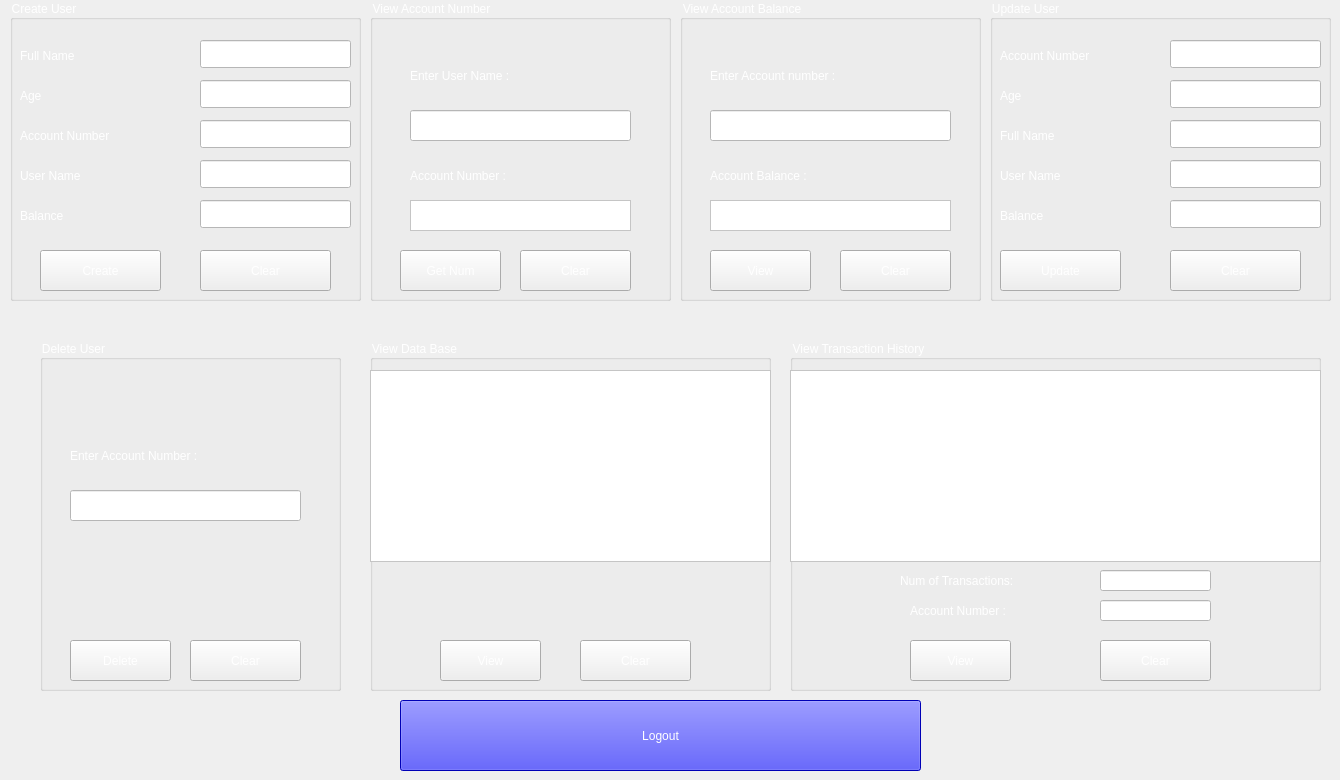
    <widget class="QWidget" name="AdminTab">
     <attribute name="title">
      <string>Admin </string>
     </attribute>
     <widget class="QPushButton" name="LogoutPb">
      <property name="geometry">
       <rect>
        <x>400</x>
        <y>700</y>
        <width>521</width>
        <height>71</height>
       </rect>
      </property>
      <property name="styleSheet">
       <string notr="true">color: rgb(255, 255, 255);
background-color: rgb(0, 0, 255);</string>
      </property>
      <property name="text">
       <string>Logout</string>
      </property>
     </widget>
     <widget class="QGroupBox" name="groupBox">
      <property name="geometry">
       <rect>
        <x>10</x>
        <y>0</y>
        <width>351</width>
        <height>301</height>
       </rect>
      </property>
      <property name="styleSheet">
       <string notr="true">font: 12pt &quot;Segoe UI&quot;;
color: rgb(255, 255, 255);</string>
      </property>
      <property name="title">
       <string>Create User</string>
      </property>
      <widget class="QLabel" name="label_3">
       <property name="geometry">
        <rect>
         <x>10</x>
         <y>80</y>
         <width>161</width>
         <height>31</height>
        </rect>
       </property>
       <property name="styleSheet">
        <string notr="true">font: 700 12pt &quot;Segoe UI&quot;;
color: rgb(255, 255, 255);</string>
       </property>
       <property name="text">
        <string>Age</string>
       </property>
      </widget>
      <widget class="QLineEdit" name="BalanceLe">
       <property name="geometry">
        <rect>
         <x>190</x>
         <y>200</y>
         <width>151</width>
         <height>28</height>
        </rect>
       </property>
       <property name="styleSheet">
        <string notr="true">background-color: rgb(255, 255, 255);
color: rgb(0, 0, 0);</string>
       </property>
      </widget>
      <widget class="QPushButton" name="CreatePb_2">
       <property name="geometry">
        <rect>
         <x>30</x>
         <y>250</y>
         <width>121</width>
         <height>41</height>
        </rect>
       </property>
       <property name="styleSheet">
        <string notr="true">color: rgb(255, 255, 255);</string>
       </property>
       <property name="text">
        <string>Create</string>
       </property>
      </widget>
      <widget class="QLineEdit" name="fullNameLe">
       <property name="geometry">
        <rect>
         <x>190</x>
         <y>40</y>
         <width>151</width>
         <height>28</height>
        </rect>
       </property>
       <property name="styleSheet">
        <string notr="true">background-color: rgb(255, 255, 255);
color: rgb(0, 0, 0);</string>
       </property>
      </widget>
      <widget class="QLabel" name="label_8">
       <property name="geometry">
        <rect>
         <x>10</x>
         <y>160</y>
         <width>161</width>
         <height>31</height>
        </rect>
       </property>
       <property name="styleSheet">
        <string notr="true">font: 700 12pt &quot;Segoe UI&quot;;
color: rgb(255, 255, 255);</string>
       </property>
       <property name="text">
        <string>User Name</string>
       </property>
      </widget>
      <widget class="QLabel" name="label_9">
       <property name="geometry">
        <rect>
         <x>10</x>
         <y>200</y>
         <width>161</width>
         <height>31</height>
        </rect>
       </property>
       <property name="styleSheet">
        <string notr="true">font: 700 12pt &quot;Segoe UI&quot;;
color: rgb(255, 255, 255);</string>
       </property>
       <property name="text">
        <string>Balance</string>
       </property>
      </widget>
      <widget class="QPushButton" name="pushButton_3">
       <property name="geometry">
        <rect>
         <x>190</x>
         <y>250</y>
         <width>131</width>
         <height>41</height>
        </rect>
       </property>
       <property name="styleSheet">
        <string notr="true">color: rgb(255, 255, 255);</string>
       </property>
       <property name="text">
        <string>Clear</string>
       </property>
      </widget>
      <widget class="QLabel" name="label_5">
       <property name="geometry">
        <rect>
         <x>10</x>
         <y>40</y>
         <width>161</width>
         <height>31</height>
        </rect>
       </property>
       <property name="styleSheet">
        <string notr="true">font: 700 12pt &quot;Segoe UI&quot;;
color: rgb(255, 255, 255);</string>
       </property>
       <property name="text">
        <string>Full Name</string>
       </property>
      </widget>
      <widget class="QLabel" name="label_7">
       <property name="geometry">
        <rect>
         <x>10</x>
         <y>120</y>
         <width>161</width>
         <height>31</height>
        </rect>
       </property>
       <property name="styleSheet">
        <string notr="true">font: 700 12pt &quot;Segoe UI&quot;;
color: rgb(255, 255, 255);</string>
       </property>
       <property name="text">
        <string>Account Number</string>
       </property>
      </widget>
      <widget class="QLineEdit" name="ageLe">
       <property name="geometry">
        <rect>
         <x>190</x>
         <y>80</y>
         <width>151</width>
         <height>28</height>
        </rect>
       </property>
       <property name="styleSheet">
        <string notr="true">background-color: rgb(255, 255, 255);
color: rgb(0, 0, 0);</string>
       </property>
      </widget>
      <widget class="QLineEdit" name="userNameLe">
       <property name="geometry">
        <rect>
         <x>190</x>
         <y>160</y>
         <width>151</width>
         <height>28</height>
        </rect>
       </property>
       <property name="styleSheet">
        <string notr="true">background-color: rgb(255, 255, 255);
color: rgb(0, 0, 0);</string>
       </property>
      </widget>
      <widget class="QLineEdit" name="accountNmLe">
       <property name="geometry">
        <rect>
         <x>190</x>
         <y>120</y>
         <width>151</width>
         <height>28</height>
        </rect>
       </property>
       <property name="styleSheet">
        <string notr="true">background-color: rgb(255, 255, 255);
color: rgb(0, 0, 0);</string>
       </property>
      </widget>
     </widget>
     <widget class="QGroupBox" name="viewdb">
      <property name="geometry">
       <rect>
        <x>370</x>
        <y>340</y>
        <width>401</width>
        <height>351</height>
       </rect>
      </property>
      <property name="styleSheet">
       <string notr="true">font: 12pt &quot;Segoe UI&quot;;
color: rgb(255, 255, 255);
border-color: rgb(255, 0, 255);</string>
      </property>
      <property name="title">
       <string>View Data Base</string>
      </property>
      <widget class="QPushButton" name="viewdbPb">
       <property name="geometry">
        <rect>
         <x>70</x>
         <y>300</y>
         <width>101</width>
         <height>41</height>
        </rect>
       </property>
       <property name="styleSheet">
        <string notr="true">color: rgb(255, 255, 255);</string>
       </property>
       <property name="text">
        <string>View</string>
       </property>
      </widget>
      <widget class="QPushButton" name="pushButton_4">
       <property name="geometry">
        <rect>
         <x>210</x>
         <y>300</y>
         <width>111</width>
         <height>41</height>
        </rect>
       </property>
       <property name="styleSheet">
        <string notr="true">color: rgb(255, 255, 255);</string>
       </property>
       <property name="text">
        <string>Clear</string>
       </property>
      </widget>
      <widget class="QTableWidget" name="tableWidget_3">
       <property name="geometry">
        <rect>
         <x>0</x>
         <y>30</y>
         <width>401</width>
         <height>192</height>
        </rect>
       </property>
       <property name="styleSheet">
        <string notr="true">background-color: rgb(255, 255, 255);
color: rgb(0, 0, 0);</string>
       </property>
       <property name="verticalScrollMode">
        <enum>QAbstractItemView::ScrollPerPixel</enum>
       </property>
       <property name="horizontalScrollMode">
        <enum>QAbstractItemView::ScrollPerPixel</enum>
       </property>
      </widget>
     </widget>
     <widget class="QGroupBox" name="groupBox_2">
      <property name="geometry">
       <rect>
        <x>40</x>
        <y>340</y>
        <width>301</width>
        <height>351</height>
       </rect>
      </property>
      <property name="styleSheet">
       <string notr="true">font: 12pt &quot;Segoe UI&quot;;
color: rgb(255, 255, 255);
border-color: rgb(255, 0, 255);</string>
      </property>
      <property name="title">
       <string>Delete User</string>
      </property>
      <widget class="QLineEdit" name="DeleteLe">
       <property name="geometry">
        <rect>
         <x>30</x>
         <y>150</y>
         <width>231</width>
         <height>31</height>
        </rect>
       </property>
       <property name="styleSheet">
        <string notr="true">background-color: rgb(255, 255, 255);
color: rgb(0, 0, 0);</string>
       </property>
      </widget>
      <widget class="QLabel" name="label_6">
       <property name="geometry">
        <rect>
         <x>30</x>
         <y>100</y>
         <width>241</width>
         <height>31</height>
        </rect>
       </property>
       <property name="styleSheet">
        <string notr="true">font: 700 12pt &quot;Segoe UI&quot;;
color: rgb(255, 255, 255);</string>
       </property>
       <property name="text">
        <string>Enter Account Number :</string>
       </property>
      </widget>
      <widget class="QPushButton" name="Deletepb">
       <property name="geometry">
        <rect>
         <x>30</x>
         <y>300</y>
         <width>101</width>
         <height>41</height>
        </rect>
       </property>
       <property name="styleSheet">
        <string notr="true">color: rgb(255, 255, 255);</string>
       </property>
       <property name="text">
        <string>Delete</string>
       </property>
      </widget>
      <widget class="QPushButton" name="pushButton_5">
       <property name="geometry">
        <rect>
         <x>150</x>
         <y>300</y>
         <width>111</width>
         <height>41</height>
        </rect>
       </property>
       <property name="styleSheet">
        <string notr="true">color: rgb(255, 255, 255);</string>
       </property>
       <property name="text">
        <string>Clear</string>
       </property>
      </widget>
     </widget>
     <widget class="QGroupBox" name="groupBox_3">
      <property name="geometry">
       <rect>
        <x>990</x>
        <y>0</y>
        <width>341</width>
        <height>301</height>
       </rect>
      </property>
      <property name="styleSheet">
       <string notr="true">font: 12pt &quot;Segoe UI&quot;;
color: rgb(255, 255, 255);
border-color: rgb(255, 255, 255);</string>
      </property>
      <property name="title">
       <string>Update User</string>
      </property>
      <widget class="QLineEdit" name="updateBalanceLe">
       <property name="geometry">
        <rect>
         <x>180</x>
         <y>200</y>
         <width>151</width>
         <height>28</height>
        </rect>
       </property>
       <property name="styleSheet">
        <string notr="true">background-color: rgb(255, 255, 255);
color: rgb(0, 0, 0);</string>
       </property>
      </widget>
      <widget class="QPushButton" name="updatePb">
       <property name="geometry">
        <rect>
         <x>10</x>
         <y>250</y>
         <width>121</width>
         <height>41</height>
        </rect>
       </property>
       <property name="styleSheet">
        <string notr="true">color: rgb(255, 255, 255);</string>
       </property>
       <property name="text">
        <string>Update</string>
       </property>
      </widget>
      <widget class="QLineEdit" name="updateaccnumLe">
       <property name="geometry">
        <rect>
         <x>180</x>
         <y>40</y>
         <width>151</width>
         <height>28</height>
        </rect>
       </property>
       <property name="styleSheet">
        <string notr="true">background-color: rgb(255, 255, 255);
color: rgb(0, 0, 0);</string>
       </property>
      </widget>
      <widget class="QLabel" name="label_4">
       <property name="geometry">
        <rect>
         <x>10</x>
         <y>80</y>
         <width>161</width>
         <height>31</height>
        </rect>
       </property>
       <property name="styleSheet">
        <string notr="true">font: 700 12pt &quot;Segoe UI&quot;;
color: rgb(255, 255, 255);</string>
       </property>
       <property name="text">
        <string>Age</string>
       </property>
      </widget>
      <widget class="QLabel" name="label_12">
       <property name="geometry">
        <rect>
         <x>10</x>
         <y>160</y>
         <width>161</width>
         <height>31</height>
        </rect>
       </property>
       <property name="styleSheet">
        <string notr="true">font: 700 12pt &quot;Segoe UI&quot;;
color: rgb(255, 255, 255);</string>
       </property>
       <property name="text">
        <string>User Name</string>
       </property>
      </widget>
      <widget class="QLabel" name="label_13">
       <property name="geometry">
        <rect>
         <x>10</x>
         <y>200</y>
         <width>161</width>
         <height>31</height>
        </rect>
       </property>
       <property name="styleSheet">
        <string notr="true">font: 700 12pt &quot;Segoe UI&quot;;
color: rgb(255, 255, 255);</string>
       </property>
       <property name="text">
        <string>Balance</string>
       </property>
      </widget>
      <widget class="QPushButton" name="pushButton_7">
       <property name="geometry">
        <rect>
         <x>180</x>
         <y>250</y>
         <width>131</width>
         <height>41</height>
        </rect>
       </property>
       <property name="styleSheet">
        <string notr="true">color: rgb(255, 255, 255);</string>
       </property>
       <property name="text">
        <string>Clear</string>
       </property>
      </widget>
      <widget class="QLabel" name="label_15">
       <property name="geometry">
        <rect>
         <x>10</x>
         <y>40</y>
         <width>161</width>
         <height>31</height>
        </rect>
       </property>
       <property name="styleSheet">
        <string notr="true">font: 700 12pt &quot;Segoe UI&quot;;
color: rgb(255, 255, 255);</string>
       </property>
       <property name="text">
        <string>Account Number</string>
       </property>
      </widget>
      <widget class="QLineEdit" name="updateageLe">
       <property name="geometry">
        <rect>
         <x>180</x>
         <y>80</y>
         <width>151</width>
         <height>28</height>
        </rect>
       </property>
       <property name="styleSheet">
        <string notr="true">background-color: rgb(255, 255, 255);
color: rgb(0, 0, 0);</string>
       </property>
      </widget>
      <widget class="QLineEdit" name="updateUserNameLe">
       <property name="geometry">
        <rect>
         <x>180</x>
         <y>160</y>
         <width>151</width>
         <height>28</height>
        </rect>
       </property>
       <property name="styleSheet">
        <string notr="true">background-color: rgb(255, 255, 255);
color: rgb(0, 0, 0);</string>
       </property>
      </widget>
      <widget class="QLineEdit" name="updatefullnameLe">
       <property name="geometry">
        <rect>
         <x>180</x>
         <y>120</y>
         <width>151</width>
         <height>28</height>
        </rect>
       </property>
       <property name="styleSheet">
        <string notr="true">background-color: rgb(255, 255, 255);
color: rgb(0, 0, 0);</string>
       </property>
      </widget>
      <widget class="QLabel" name="label_14">
       <property name="geometry">
        <rect>
         <x>10</x>
         <y>120</y>
         <width>161</width>
         <height>31</height>
        </rect>
       </property>
       <property name="styleSheet">
        <string notr="true">font: 700 12pt &quot;Segoe UI&quot;;
color: rgb(255, 255, 255);</string>
       </property>
       <property name="text">
        <string>Full Name</string>
       </property>
      </widget>
     </widget>
     <widget class="QGroupBox" name="groupBox_4">
      <property name="geometry">
       <rect>
        <x>370</x>
        <y>0</y>
        <width>301</width>
        <height>301</height>
       </rect>
      </property>
      <property name="styleSheet">
       <string notr="true">font: 12pt &quot;Segoe UI&quot;;
color: rgb(255, 255, 255);</string>
      </property>
      <property name="title">
       <string>View Account Number</string>
      </property>
      <widget class="QPushButton" name="pushButton_6">
       <property name="geometry">
        <rect>
         <x>150</x>
         <y>250</y>
         <width>111</width>
         <height>41</height>
        </rect>
       </property>
       <property name="styleSheet">
        <string notr="true">color: rgb(255, 255, 255);</string>
       </property>
       <property name="text">
        <string>Clear</string>
       </property>
      </widget>
      <widget class="QPushButton" name="viewaccPb">
       <property name="geometry">
        <rect>
         <x>30</x>
         <y>250</y>
         <width>101</width>
         <height>41</height>
        </rect>
       </property>
       <property name="styleSheet">
        <string notr="true">color: rgb(255, 255, 255);</string>
       </property>
       <property name="text">
        <string>Get Num</string>
       </property>
      </widget>
      <widget class="QLineEdit" name="viewaccLe">
       <property name="geometry">
        <rect>
         <x>40</x>
         <y>110</y>
         <width>221</width>
         <height>31</height>
        </rect>
       </property>
       <property name="styleSheet">
        <string notr="true">background-color: rgb(255, 255, 255);
color: rgb(0, 0, 0);</string>
       </property>
      </widget>
      <widget class="QLabel" name="label_10">
       <property name="geometry">
        <rect>
         <x>40</x>
         <y>60</y>
         <width>241</width>
         <height>31</height>
        </rect>
       </property>
       <property name="styleSheet">
        <string notr="true">font: 700 12pt &quot;Segoe UI&quot;;
color: rgb(255, 255, 255);</string>
       </property>
       <property name="text">
        <string>Enter User Name :</string>
       </property>
      </widget>
      <widget class="QListWidget" name="viewaccLw">
       <property name="geometry">
        <rect>
         <x>40</x>
         <y>200</y>
         <width>221</width>
         <height>31</height>
        </rect>
       </property>
       <property name="styleSheet">
        <string notr="true">background-color: rgb(255, 255, 255);
color: rgb(0, 0, 0);</string>
       </property>
      </widget>
      <widget class="QLabel" name="label_11">
       <property name="geometry">
        <rect>
         <x>40</x>
         <y>160</y>
         <width>241</width>
         <height>31</height>
        </rect>
       </property>
       <property name="styleSheet">
        <string notr="true">font: 700 12pt &quot;Segoe UI&quot;;
color: rgb(255, 255, 255);</string>
       </property>
       <property name="text">
        <string>Account Number :</string>
       </property>
      </widget>
     </widget>
     <widget class="QGroupBox" name="groupBox_5">
      <property name="geometry">
       <rect>
        <x>680</x>
        <y>0</y>
        <width>301</width>
        <height>301</height>
       </rect>
      </property>
      <property name="styleSheet">
       <string notr="true">font: 12pt &quot;Segoe UI&quot;;
color: rgb(255, 255, 255);</string>
      </property>
      <property name="title">
       <string>View Account Balance</string>
      </property>
      <widget class="QPushButton" name="pushButton_13">
       <property name="geometry">
        <rect>
         <x>160</x>
         <y>250</y>
         <width>111</width>
         <height>41</height>
        </rect>
       </property>
       <property name="styleSheet">
        <string notr="true">color: rgb(255, 255, 255);</string>
       </property>
       <property name="text">
        <string>Clear</string>
       </property>
      </widget>
      <widget class="QLabel" name="label_24">
       <property name="geometry">
        <rect>
         <x>30</x>
         <y>160</y>
         <width>241</width>
         <height>31</height>
        </rect>
       </property>
       <property name="styleSheet">
        <string notr="true">font: 700 12pt &quot;Segoe UI&quot;;
color: rgb(255, 255, 255);</string>
       </property>
       <property name="text">
        <string>Account Balance :</string>
       </property>
      </widget>
      <widget class="QPushButton" name="viewaccBAdPb">
       <property name="geometry">
        <rect>
         <x>30</x>
         <y>250</y>
         <width>101</width>
         <height>41</height>
        </rect>
       </property>
       <property name="styleSheet">
        <string notr="true">color: rgb(255, 255, 255);</string>
       </property>
       <property name="text">
        <string>View</string>
       </property>
      </widget>
      <widget class="QLineEdit" name="viewaccBLe">
       <property name="geometry">
        <rect>
         <x>30</x>
         <y>110</y>
         <width>241</width>
         <height>31</height>
        </rect>
       </property>
       <property name="styleSheet">
        <string notr="true">background-color: rgb(255, 255, 255);
color: rgb(0, 0, 0);</string>
       </property>
      </widget>
      <widget class="QLabel" name="label_16">
       <property name="geometry">
        <rect>
         <x>30</x>
         <y>60</y>
         <width>241</width>
         <height>31</height>
        </rect>
       </property>
       <property name="styleSheet">
        <string notr="true">font: 700 12pt &quot;Segoe UI&quot;;
color: rgb(255, 255, 255);</string>
       </property>
       <property name="text">
        <string>Enter Account number :</string>
       </property>
      </widget>
      <widget class="QListWidget" name="accBLw">
       <property name="geometry">
        <rect>
         <x>30</x>
         <y>200</y>
         <width>241</width>
         <height>31</height>
        </rect>
       </property>
       <property name="styleSheet">
        <string notr="true">background-color: rgb(255, 255, 255);
color: rgb(0, 0, 0);</string>
       </property>
      </widget>
     </widget>
     <widget class="QGroupBox" name="groupBox_12">
      <property name="geometry">
       <rect>
        <x>790</x>
        <y>340</y>
        <width>531</width>
        <height>351</height>
       </rect>
      </property>
      <property name="styleSheet">
       <string notr="true">font: 12pt &quot;Segoe UI&quot;;
color: rgb(255, 255, 255);</string>
      </property>
      <property name="title">
       <string>View Transaction History</string>
      </property>
      <widget class="QLabel" name="label_25">
       <property name="geometry">
        <rect>
         <x>110</x>
         <y>230</y>
         <width>181</width>
         <height>21</height>
        </rect>
       </property>
       <property name="styleSheet">
        <string notr="true">color: rgb(255, 255, 255);
font: 700 10pt &quot;Segoe UI&quot;;</string>
       </property>
       <property name="text">
        <string>Num of Transactions:</string>
       </property>
      </widget>
      <widget class="QPushButton" name="pushButton_14">
       <property name="geometry">
        <rect>
         <x>310</x>
         <y>300</y>
         <width>111</width>
         <height>41</height>
        </rect>
       </property>
       <property name="styleSheet">
        <string notr="true">color: rgb(255, 255, 255);</string>
       </property>
       <property name="text">
        <string>Clear</string>
       </property>
      </widget>
      <widget class="QPushButton" name="viewTransPb_2">
       <property name="geometry">
        <rect>
         <x>120</x>
         <y>300</y>
         <width>101</width>
         <height>41</height>
        </rect>
       </property>
       <property name="styleSheet">
        <string notr="true">color: rgb(255, 255, 255);</string>
       </property>
       <property name="text">
        <string>View</string>
       </property>
      </widget>
      <widget class="QLabel" name="label_27">
       <property name="geometry">
        <rect>
         <x>120</x>
         <y>260</y>
         <width>161</width>
         <height>21</height>
        </rect>
       </property>
       <property name="styleSheet">
        <string notr="true">color: rgb(255, 255, 255);
font: 700 10pt &quot;Segoe UI&quot;;</string>
       </property>
       <property name="text">
        <string>Account Number :</string>
       </property>
      </widget>
      <widget class="QLineEdit" name="NumTransLe_2">
       <property name="geometry">
        <rect>
         <x>310</x>
         <y>230</y>
         <width>111</width>
         <height>21</height>
        </rect>
       </property>
       <property name="styleSheet">
        <string notr="true">background-color: rgb(255, 255, 255);
color: rgb(0, 0, 0);</string>
       </property>
      </widget>
      <widget class="QLineEdit" name="accNumTransLe_2">
       <property name="geometry">
        <rect>
         <x>310</x>
         <y>260</y>
         <width>111</width>
         <height>21</height>
        </rect>
       </property>
       <property name="styleSheet">
        <string notr="true">background-color: rgb(255, 255, 255);
color: rgb(0, 0, 0);</string>
       </property>
      </widget>
      <widget class="QTableWidget" name="tableWidget_2">
       <property name="geometry">
        <rect>
         <x>0</x>
         <y>30</y>
         <width>531</width>
         <height>192</height>
        </rect>
       </property>
       <property name="styleSheet">
        <string notr="true">background-color: rgb(255, 255, 255);
color: rgb(0, 0, 0);</string>
       </property>
       <property name="verticalScrollMode">
        <enum>QAbstractItemView::ScrollPerPixel</enum>
       </property>
       <property name="horizontalScrollMode">
        <enum>QAbstractItemView::ScrollPerPixel</enum>
       </property>
      </widget>
     </widget>
    </widget>
